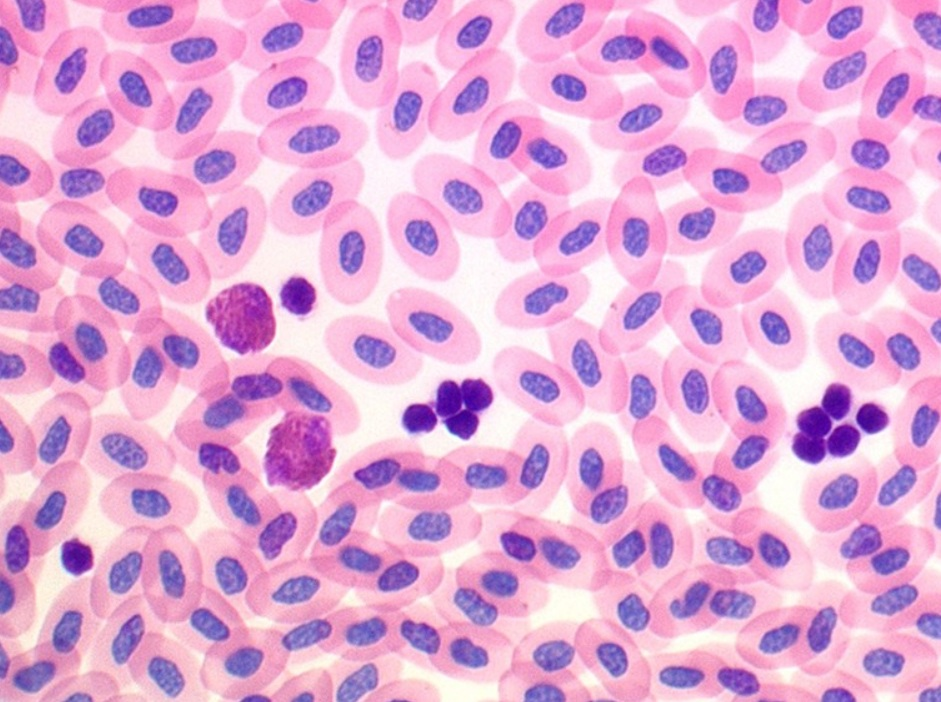
#> input picture avian_blood.jpg, 941 x 702 px
$ python part_2_b.py
#> lines starting #> are read from the running program, lines starting #| are printed output that depends on the picture; after the words box and inside, x2 and y2 are one past the last pixel; in counts of white or black regions, pixels touching at a corner belong together
#PART 2B
import numpy as np
import matplotlib.pyplot as plt
from skimage import io, color, feature, transform, exposure, filters, restoration
from skimage.feature import match_template, peak_local_max
from skimage.draw import rectangle_perimeter
from skimage.transform import rotate
from scipy import stats
from scipy.stats import median_abs_deviation
from skimage.filters import threshold_otsu


#load images
source = io.imread('avian_blood.jpg')
#> source is the input picture: shape (702, 941, 3); mean R, G, B 224.9, 168, 213.3
template = io.imread('avian_blood_template.jpg')
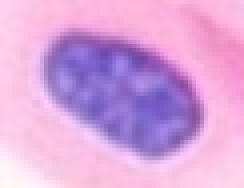
#> input picture avian_blood_template.jpg, 61 x 47 px (shown 4 times larger)
#> template is the input picture: shape (47, 61, 3); mean R, G, B 217.6, 164.4, 218.6

#convert to greyscale
source_grey = color.rgb2gray(source)
template_grey = color.rgb2gray(template)

source_grey = exposure.equalize_hist(source_grey)
template_grey = exposure.equalize_hist(template_grey)

#making sure image is interpreted as 2D
source_grey = np.atleast_2d(source_grey)
template_grey = np.atleast_2d(template_grey)

#PARAMETERS FROM IMAGE
#adaptive clip lim form img size
source_clip_limit = 0.005 * source_grey.size / 255
#> source_clip_limit = 12.95
template_clip_limit = 0.005 * template_grey.size / 255
#> template_clip_limit = 0.0562

#NOISE
#noise reduction (adaptive)
source_eq = exposure.equalize_adapthist(source_grey, clip_limit=source_clip_limit,)
template_eq = exposure.equalize_adapthist(template_grey, clip_limit=template_clip_limit,)

est_sigma_source = restoration.estimate_sigma(source_grey, channel_axis=None)
#> est_sigma_source = 0.00483
sigma_source = np.clip(2.0 * est_sigma_source * 255, 0.5, 3.0)
#> sigma_source = 2.46

est_sigma_template = restoration.estimate_sigma(template_grey, channel_axis=None)
#> est_sigma_template = 0.00855
sigma_template = np.clip(2.0 * est_sigma_template * 255, 0.5, 3.0)
#> sigma_template = 3

min_distance_factor = 0.8
adaptive_min_distance = int(0.6 * np.mean(template_grey.shape))
#> adaptive_min_distance = 32
adaptive_min_distance = max(1, adaptive_min_distance)


#edge detection
source_edges = feature.canny(source_eq, sigma=sigma_source)
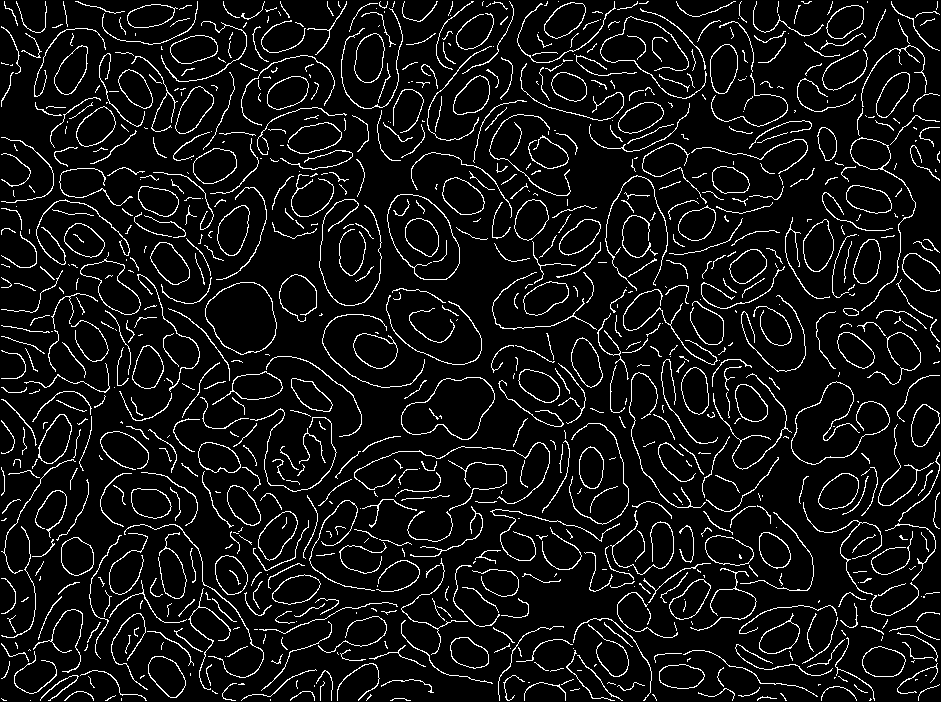
#> source_edges: shape (702, 941) bool; 7.8% white in thin lines or dots
template_edges = feature.canny(template_eq, sigma=sigma_template)
#> template_edges: shape (47, 61) bool; 12.6% white in thin lines or dots

#edges + intensities
source_combined = 0.5 * source_eq + 0.5 * source_edges
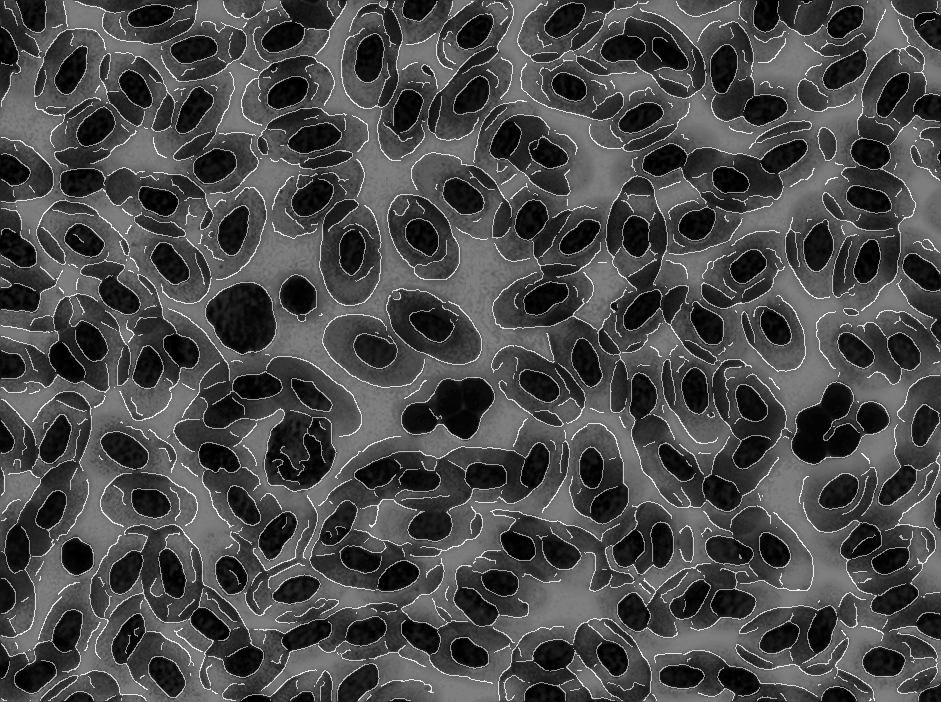
#> source_combined: shape (702, 941) float64; min 0, max 0.979, mean 0.291
template_combined = 0.5 * template_eq + 0.5 * template_edges

#template matching rotation invariance
angles = np.arange(0, 360, 15)
best_result = []
best_angle = 0


for angle in angles:
    rotated_template = transform.rotate(template_edges, float(angle), resize=True)
    result = match_template(source_edges, rotated_template)
    threshold = np.mean(result) + 3 * np.std(result)
    y, x = np.unravel_index(np.argmax(result), result.shape)
    score = result[y, x]
    best_result.append((y, x, rotated_template.shape[0], rotated_template.shape[1], score))
#> this loop made 24 passes
#> (threshold, y, x, score) on passes 1 to 12: (0.0768, 364, 510, 0.416), (0.0644, 473, 116, 0.148), (0.0585, 397, 805, 0.133), (0.0562, 546, 648, 0.112), (0.0584, 601, 746, 0.171), (0.0641, 302, 427, 0.153), (0.077, 318, 170, 0.219), (0.0651, 430, 507, 0.143), (0.0586, 213, 318, 0.162), (0.0561, 330, 114, 0.115), (0.0582, 577, 44, 0.135), (0.0646, 319, 821, 0.18)
#> pass 1, `result = match_template(source_edges, rotated_template)`:
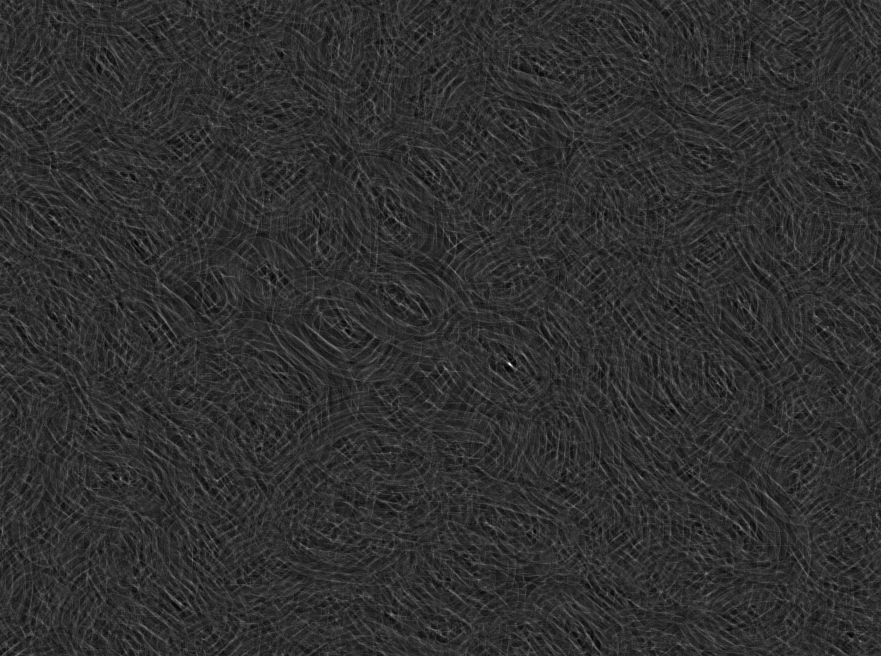
#> result: shape (656, 881) float64; min -0.0965, max 0.416, mean 2.35e-07; drawn with min black and max white
#> pass 3, `rotated_template = transform.rotate(template_edges, float(angle), resi..`:
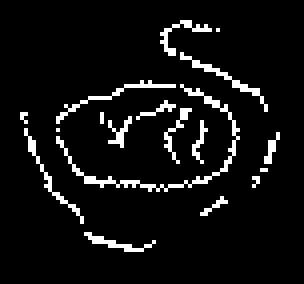
#> rotated_template: shape (71, 76) bool (shown 4 times larger); 6.7% white in thin lines or dots, all inside (x1, y1, x2, y2) = (5, 5, 70, 63)
#> after the loop:
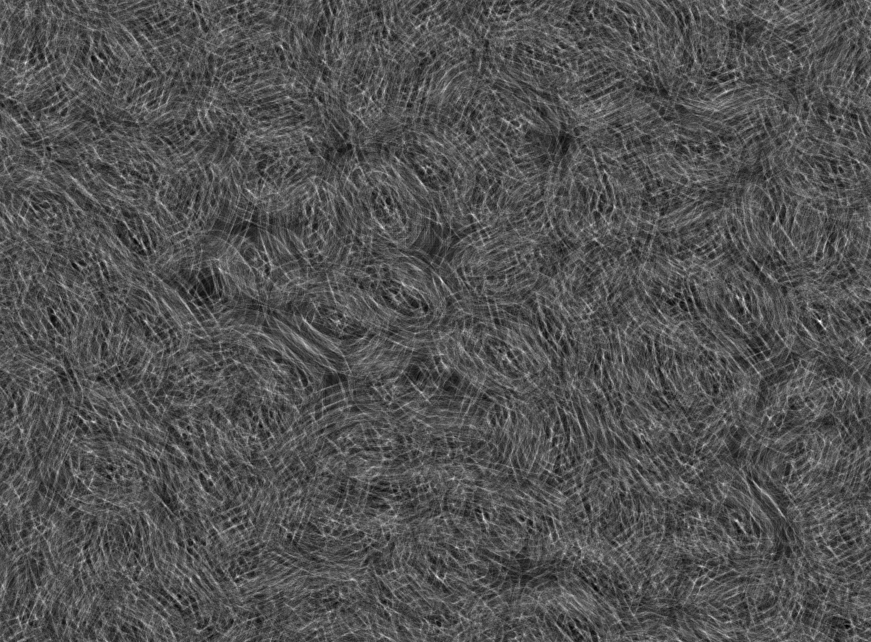
#> result: shape (642, 871) float64; min -0.0807, max 0.17, mean 4.63e-06; drawn with min black and max white
#> after the loop, best_result = 24 items, first 6: (364, 510, 47, 61, 0.416), (473, 116, 61, 71, 0.148), (397, 805, 71, 76, 0.133), (546, 648, 76, 76, 0.112), (601, 746, 76, 71, 0.171), (302, 427, 71, 61, 0.153)


source_detected = source.copy()

for (y, x, h, w, score) in best_result:
    h, w = rotated_template.shape
    y1, x1 = int(max(0, y)), int(max(0, x))
    y2, x2 = int(min(source_detected.shape[0] - 1, y + h)), int(min(source_detected.shape[1] - 1, x + w))
    if y1 >= y2 or x1 >= x2:
        continue
    if y1 <= 0 or x1 <= 0 or y2 >= source_detected.shape[0] - 1 or x2 >= source_detected.shape[1] - 1:
        continue
    rr, cc = rectangle_perimeter((y1, x1), end=(y2, x2), shape=source_detected.shape, clip=True)
    source_detected[rr, cc] = (255, 0, 0)
#> this loop made 24 passes
#> (y, x, score, y1, x1, y2, x2) on passes 1 to 12: (364, 510, 0.416, 364, 510, 425, 581), (473, 116, 0.148, 473, 116, 534, 187), (397, 805, 0.133, 397, 805, 458, 876), (546, 648, 0.112, 546, 648, 607, 719), (601, 746, 0.171, 601, 746, 662, 817), (302, 427, 0.153, 302, 427, 363, 498), (318, 170, 0.219, 318, 170, 379, 241), (430, 507, 0.143, 430, 507, 491, 578), (213, 318, 0.162, 213, 318, 274, 389), (330, 114, 0.115, 330, 114, 391, 185), (577, 44, 0.135, 577, 44, 638, 115), (319, 821, 0.18, 319, 821, 380, 892)
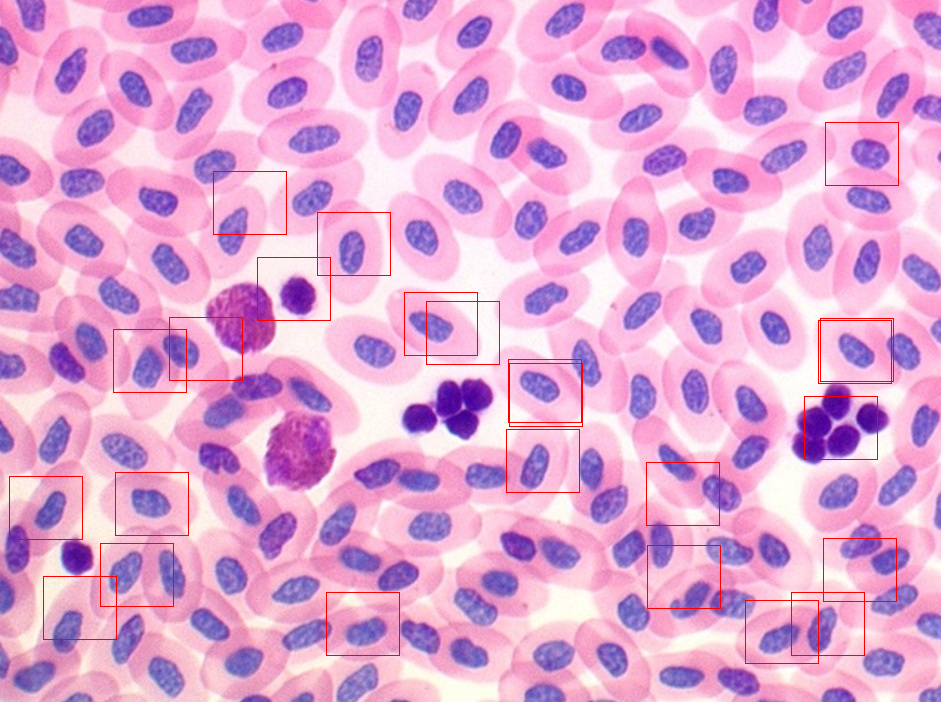
#> source_detected: shape (702, 941, 3); 0.99% of pixels changed, all inside (x1, y1, x2, y2) = (9, 122, 899, 664)


fig, ax = plt.subplots(1, figsize=(8, 6))
plt.imshow(source_detected)
plt.title(f"All Detections (threshold={threshold:.2f})")
plt.axis('off')
plt.tight_layout()
plt.show()
